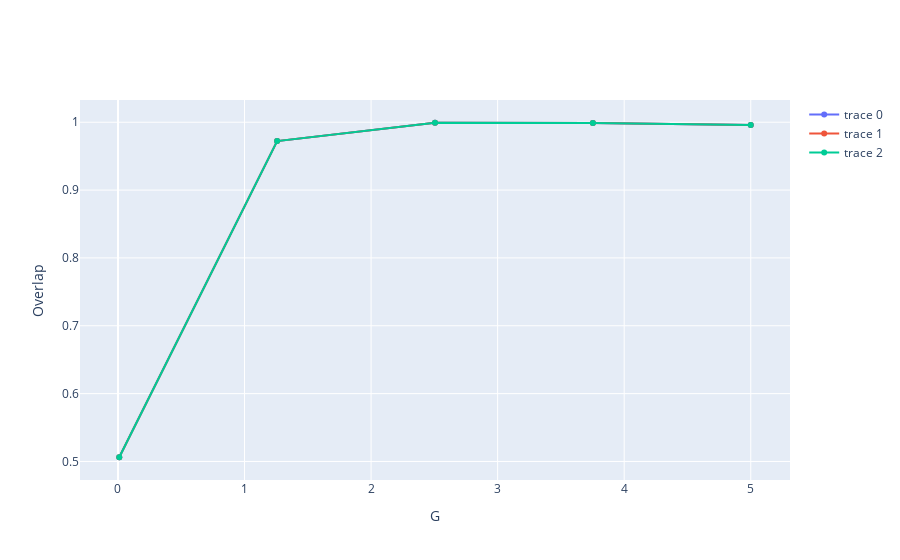

The notebook cell saved with this chart:
### Code cell
x_axis = list(overlap_range.keys())
values = list(overlap_range.items())
size = len(values[0][1])

fig = go.Figure()
for k in range(0,3):
    fig.add_trace(go.Scatter(
        x=x_axis,
        y=[values[j][1][k] for j in range(0,num)]
    ))
fig.update_layout(xaxis_title='G',
                   yaxis_title='Overlap')
fig.show()

### Figure 1 — Plotly figure (JSON) as saved in the notebook; plotly's stock layout.template omitted (floating-point values rounded to 4 significant figures)
{"data": [{"type": "scatter", "x": [0.01, 1.258, 2.505, 3.752, 5], "y": [0.5062, 0.9722, 0.9992, 0.9989, 0.996]}, {"type": "scatter", "x": [0.01, 1.258, 2.505, 3.752, 5], "y": [0.5062, 0.9722, 0.9992, 0.9989, 0.996]}, {"type": "scatter", "x": [0.01, 1.258, 2.505, 3.752, 5], "y": [0.5062, 0.9722, 0.9992, 0.9989, 0.996]}], "layout": {"xaxis": {"title": {"text": "G"}}, "yaxis": {"title": {"text": "Overlap"}}}}
